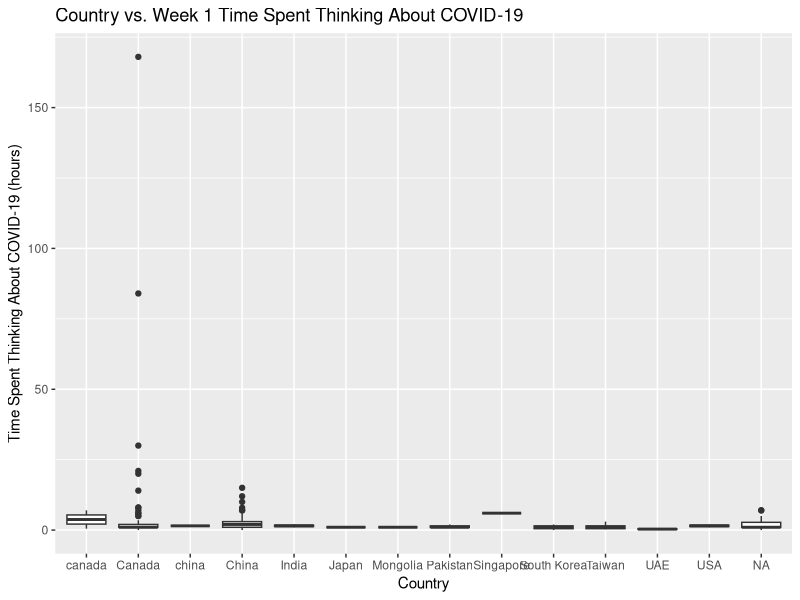
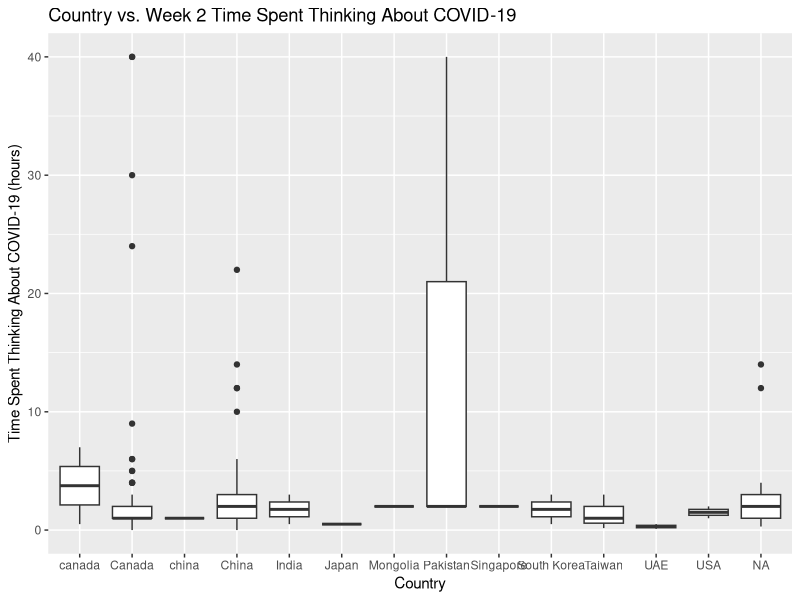
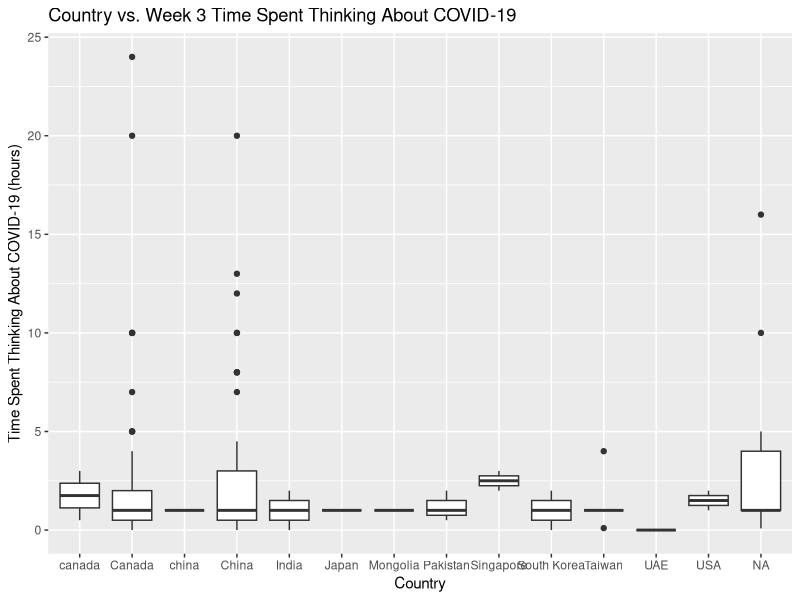
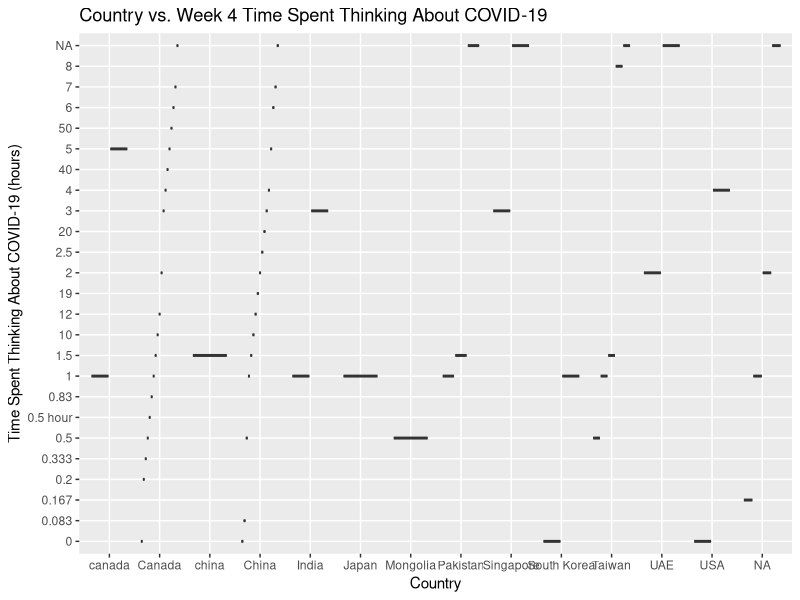
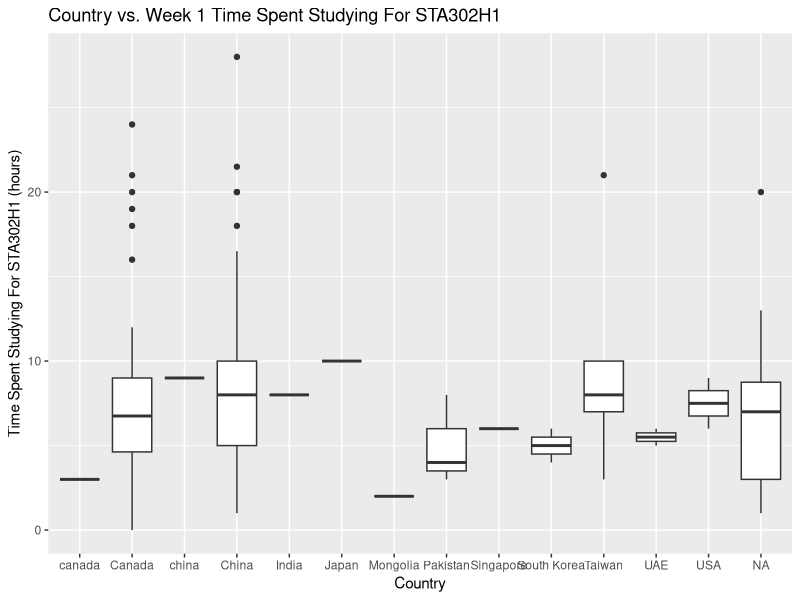
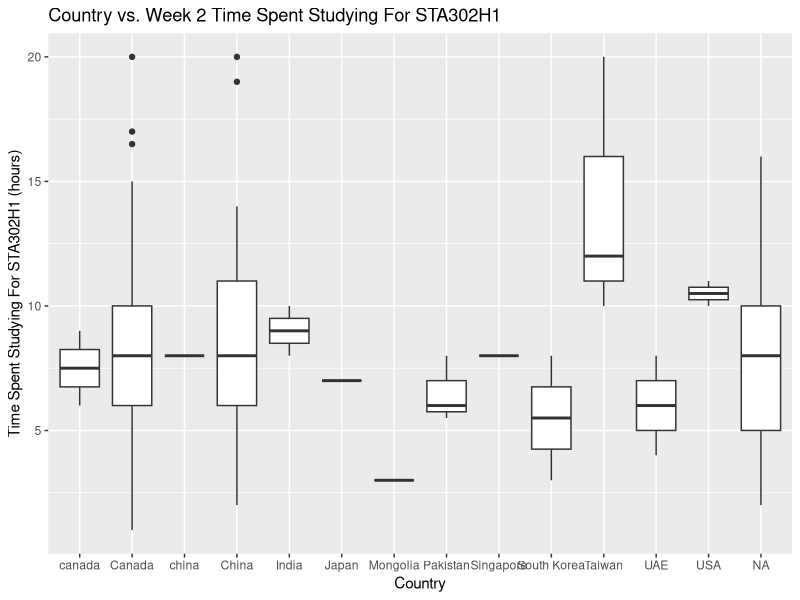
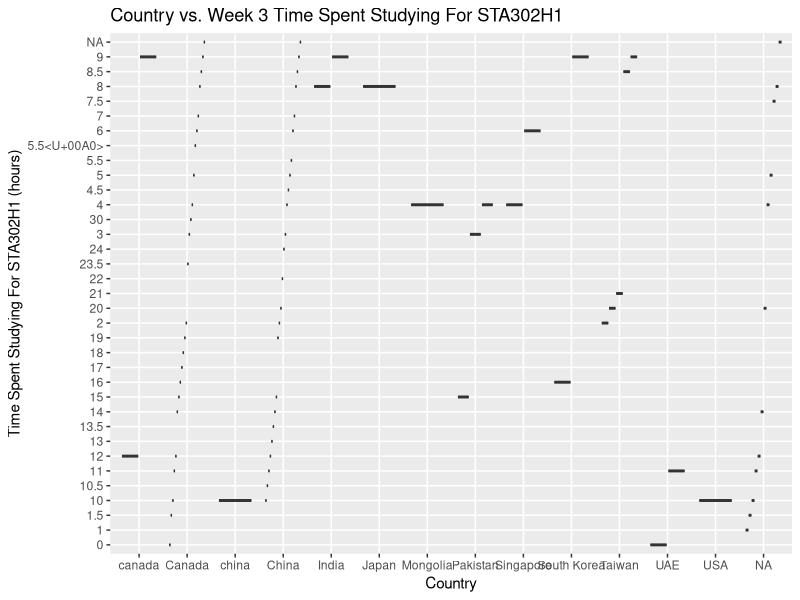
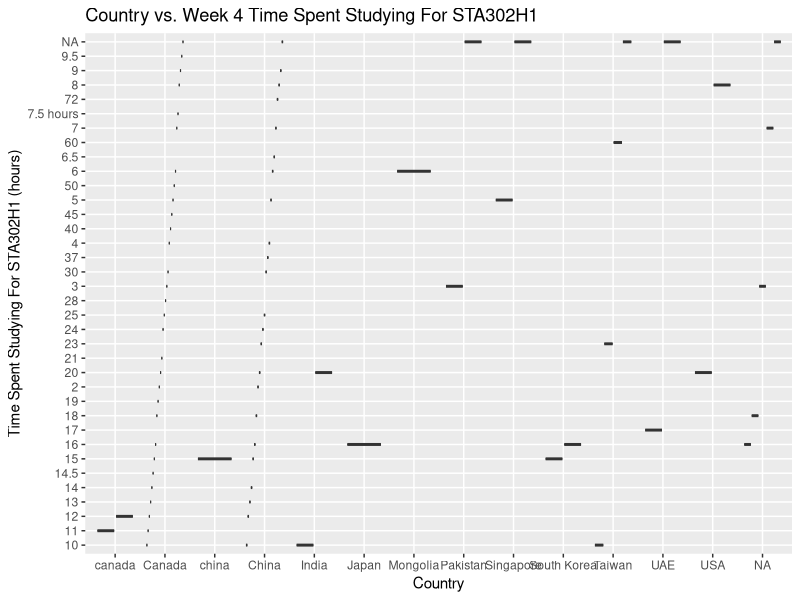

These figures' R source, in order: (Note: this script raises an error after producing the figures.)
## ---- chunk 1
knitr::opts_chunk$set(echo = TRUE)

library(dplyr)
library(tidyverse)
## ---- chunk 2
setwd("~/Desktop/sta302h1/STA302H1 -- Projects/final report")
sta302_performance_data = read.csv("./data.csv", header = TRUE)
attach(sta302_performance_data)
## ---- chunk 3
cleaned_sta302_performance_data <- sta302_performance_data %>%
    # Create a new "country" column, which is just "Country" but whose entries are factors.
    mutate(country = as.factor(Country)) %>%

    # Remove the "X" column: it's simply the row number, which isn't very useful.
    # Remove the "Country" column: column "country" already exists
    select(-X, -Country) %>%
    
    # Group student overall quiz 4 scores from highest to lowest.
    arrange(desc(Quiz_4_score)) %>%
    
    # Rearrange similar columns side-by-side.
    relocate(country,
             COVID.hours..W1., COVID.hours..W2., 
             COVID.hours..W3., COVID.hours..W4.,
             STA302.hours..W1., STA302.hours..W2., 
             STA302.hours..W3., STA302.hours..W4.,
             Quiz_1_score, Quiz_2_score, 
             Quiz_3_score, Quiz_4_score)
    
    # TODO: Make sure all country names are lowercase.
    # e.g. "Canada" and "canada" are the same country.
    # 1. Consider running a for loop that makes all rows in column "Country" lowercase,
    # 2. Consider string replacement on "Canada" -> "canada"?

    # TODO: Make sure all STA302H1 hours and COVID contemplation hours are
    # all in numeric form.
    # 1. use as.numeric()?
    
    # Identify rows with no quiz 4. 
    # These indicate students who have dropped STA302H1, and who 
    # should be excluded from the final data.

head(cleaned_sta302_performance_data, n = 15)
## ---- chunk 4
at_least_one_NA = function(data) {
  return (rowSums(is.na(cleaned_sta302_performance_data)) >= 1)
}

rows_with_some_NAs = cleaned_sta302_performance_data[
  at_least_one_NA(cleaned_sta302_performance_data),
]
rows_with_some_NAs
## ---- chunk 5
rows_with_mistyped_columms = cleaned_sta302_performance_data[c(38, 83, 84, 117),]
rows_with_mistyped_columms
# row 83: Country -> "canada" -- DONE
# row 84: Country -> "canada" -- DONE

# row 117: COVID.hours..W4. -> 0.5 hours -- DONE

# row 38:  STA302.hours..W3. -> 5.5<U+00A0> -- DONE
# row 117: STA302.hours..W4. -> 7.5 hours -- DONE

# library(janitor)
# use it to clean up data.

# TODO: You're allowed to change entries manually though.
## ---- chunk 6
# use week 5b slides -- choose model selection criterion to pick predictor variables.


# use lm() on a bunch of predictor variables to determine significant
# predictor variables.


## ---- chunk 7
# TODO: See Demo 1 to figure out how to add histograms in a matrix format.

# TODO: create histograms with ggplot, and then grid.arrange them together.
## ---- chunk 8
# TODO: See STA248H1 notes to figure out how to create boxplots. -- DONE
# TODO: See toy program of boxplots to see how to color them by factor

ggplot(data = cleaned_sta302_performance_data) +
  geom_boxplot(mapping = aes(x = Country, y = COVID.hours..W1.)) +
  labs(title = "Country vs. Week 1 Time Spent Thinking About COVID-19",
       x = "Country",
       y = "Time Spent Thinking About COVID-19 (hours)")

ggplot(data = cleaned_sta302_performance_data) +
  geom_boxplot(mapping = aes(x = Country, y = COVID.hours..W2.)) +
  labs(title = "Country vs. Week 2 Time Spent Thinking About COVID-19",
       x = "Country",
       y = "Time Spent Thinking About COVID-19 (hours)")

ggplot(data = cleaned_sta302_performance_data) +
  geom_boxplot(mapping = aes(x = Country, y = COVID.hours..W3.)) +
  labs(title = "Country vs. Week 3 Time Spent Thinking About COVID-19",
       x = "Country",
       y = "Time Spent Thinking About COVID-19 (hours)")

ggplot(data = cleaned_sta302_performance_data) +
  geom_boxplot(mapping = aes(x = Country, y = COVID.hours..W4.)) +
  labs(title = "Country vs. Week 4 Time Spent Thinking About COVID-19",
       x = "Country",
       y = "Time Spent Thinking About COVID-19 (hours)")

ggplot(data = cleaned_sta302_performance_data) +
  geom_boxplot(mapping = aes(x = Country, y = STA302.hours..W1.)) +
  labs(title = "Country vs. Week 1 Time Spent Studying For STA302H1",
       x = "Country",
       y = "Time Spent Studying For STA302H1 (hours)")

ggplot(data = cleaned_sta302_performance_data) +
  geom_boxplot(mapping = aes(x = Country, y = STA302.hours..W2.)) +
  labs(title = "Country vs. Week 2 Time Spent Studying For STA302H1",
       x = "Country",
       y = "Time Spent Studying For STA302H1 (hours)")

ggplot(data = cleaned_sta302_performance_data) +
  geom_boxplot(mapping = aes(x = Country, y = STA302.hours..W3.)) +
  labs(title = "Country vs. Week 3 Time Spent Studying For STA302H1",
       x = "Country",
       y = "Time Spent Studying For STA302H1 (hours)")

ggplot(data = cleaned_sta302_performance_data) +
  geom_boxplot(mapping = aes(x = Country, y = STA302.hours..W4.)) +
  labs(title = "Country vs. Week 4 Time Spent Studying For STA302H1",
       x = "Country",
       y = "Time Spent Studying For STA302H1 (hours)")

ggplot(data = cleaned_sta302_performance_data) +
  geom_boxplot(mapping = aes(x = Country, y = Quiz_1_score)) +
  labs(title = "Country vs. Quiz 1 Score",
       x = "Country",
       y = "Score (out of 10)")

ggplot(data = cleaned_sta302_performance_data) +
  geom_boxplot(mapping = aes(x = Country, y = Quiz_2_score)) +
  labs(title = "Country vs. Quiz 2 Score",
       x = "Country",
       y = "Score (out of 10)")

ggplot(data = cleaned_sta302_performance_data) +
  geom_boxplot(mapping = aes(x = Country, y = Quiz_3_score)) +
  labs(title = "Country vs. Quiz 3 Score",
       x = "Country",
       y = "Score (out of 10)")

ggplot(data = cleaned_sta302_performance_data) +
  geom_boxplot(mapping = aes(x = Country, y = Quiz_4_score)) +
  labs(title = "Country vs. Quiz 4 Score",
       x = "Country",
       y = "Score (out of 10)")
## ---- chunk 9
# pairwise scatterplot
pairs(~COVID.hours..W1. + COVID.hours..W2. + COVID.hours..W3. + COVID.hours..W4. +
      STA302.hours..W1. + STA302.hours..W2. + STA302.hours..W3. + STA302.hours..W4. +
      Quiz_1_score + Quiz_2_score + Quiz_3_score + Quiz_4_score,
      data = cleaned_sta302_performance_data)
## ---- chunk 10
# take out country column
# TODO: Or create separate correlation matrices for each country?
no_country = cleaned_sta302_performance_data %>%
  select(-country)
## ---- chunk 11
# Find correlation matrix to determine candidate significant predictor values.
# library(GGally)
colnames(no_country) <- c("W1COV", "W2COV", "W3COV", "W4COV", 
                          "W1302", "W2302", "W3302", "W4302", 
                          "Q1", "Q2", "Q3", "Q4")
# ggcorr(no_country, label = TRUE, label_round = 2)
round(cor(no_country, use = "complete.obs"), 2)  # TODO: na.rm = true
## ---- chunk 12
summary(sta302_performance_data$STA302.hours..W1.)
summary(sta302_performance_data$STA302.hours..W2.)
summary(sta302_performance_data$STA302.hours..W3.)
summary(sta302_performance_data$STA302.hours..W4.)
## ---- chunk 13
summary(sta302_performance_data$COVID.hours..W1.)
summary(sta302_performance_data$COVID.hours..W2.)
summary(sta302_performance_data$COVID.hours..W3.)
summary(sta302_performance_data$COVID.hours..W4.)
## ---- chunk 14
summary(sta302_performance_data$Quiz_1_score)
summary(sta302_performance_data$Quiz_2_score)
summary(sta302_performance_data$Quiz_3_score)
summary(sta302_performance_data$Quiz_4_score)
